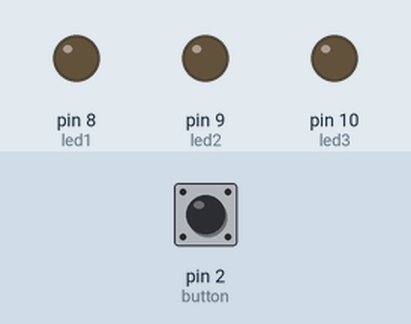
This sketch was run on a simulated Arduino Uno, built with avr-gcc and run on an emulated ATmega328P. Shown: output pins drawn as LEDs (lit = HIGH). Inputs (shaded band) come from the test bench; at power-on: pin 2 (button) LOW.

Above: at 1.2 s.
1.3 s: pin 2 (button) pulled HIGH for 0.15 s
At 1.37 s:
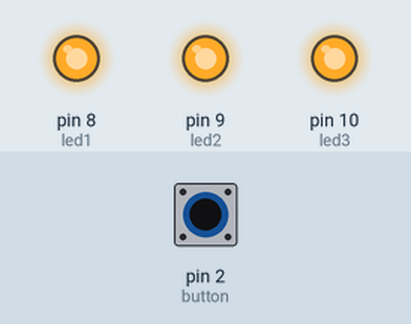
2.9 s: pin 2 (button) pulled HIGH for 3.2 s
At 6.7 s:
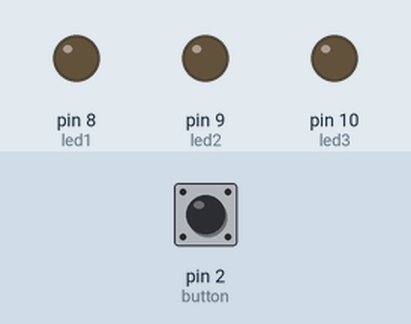
Timing chart, 0 to 8.2 s (numbered marks = the images above; inputs shaded):
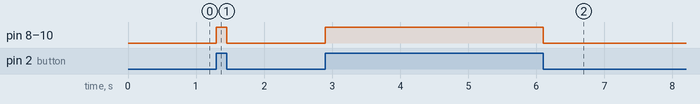

Measured:
- after the input at 1.3 s, pin 8 (led1), pin 9 (led2), pin 10 (led3): LOW → HIGH at once, → LOW 0.15 s later
- after the input at 2.9 s, pin 8 (led1), pin 9 (led2), pin 10 (led3): LOW → HIGH at once, → LOW 3.2 s later

The sketch:

run.ino
```cpp
#define led1 8
#define led2 9
#define led3 10
#define button 2

void setup() {
  pinMode(led1, OUTPUT);
  pinMode(led2, OUTPUT);
  pinMode(led3, OUTPUT);
  pinMode(button, INPUT);

}

void loop() {
  int buttonState = digitalRead(button);

  if(buttonState == 1)
  {
    digitalWrite(led1, HIGH);
    digitalWrite(led2, HIGH);
    digitalWrite(led3, HIGH);
  }
  else{
    digitalWrite(led1, LOW);
    digitalWrite(led2, LOW);
    digitalWrite(led3, LOW);
  }

}
```
